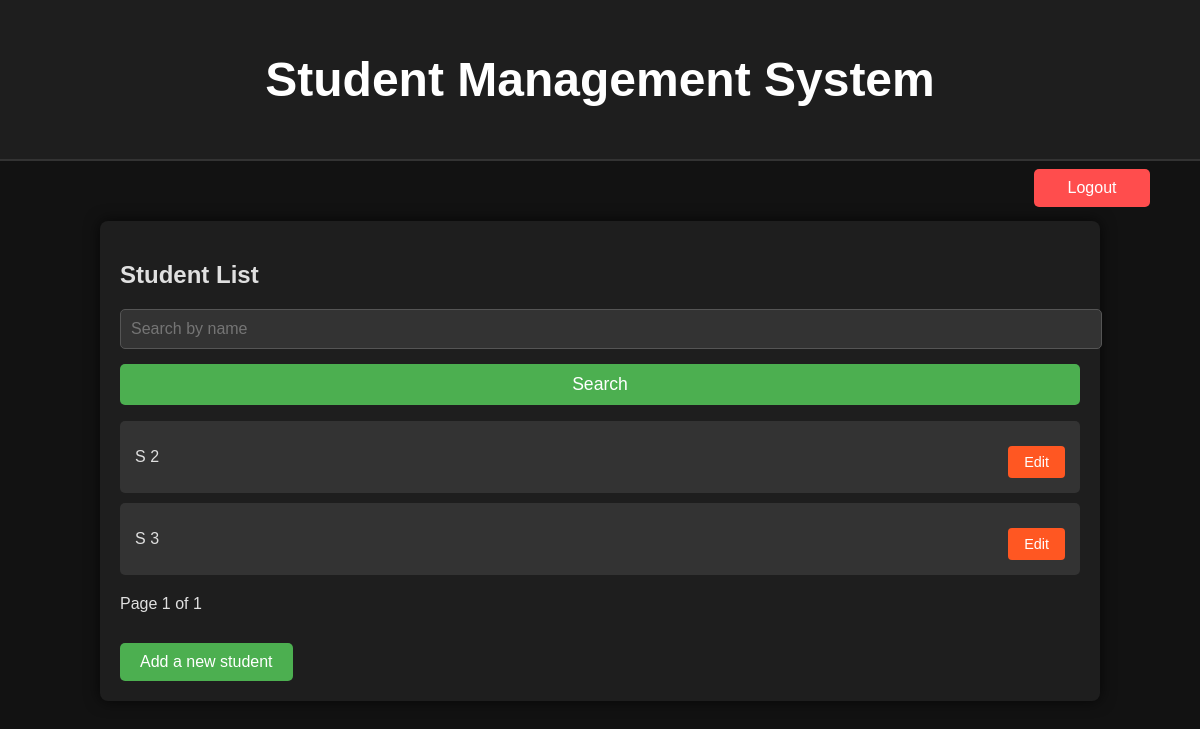
Before: / (signed in) with the older database file.
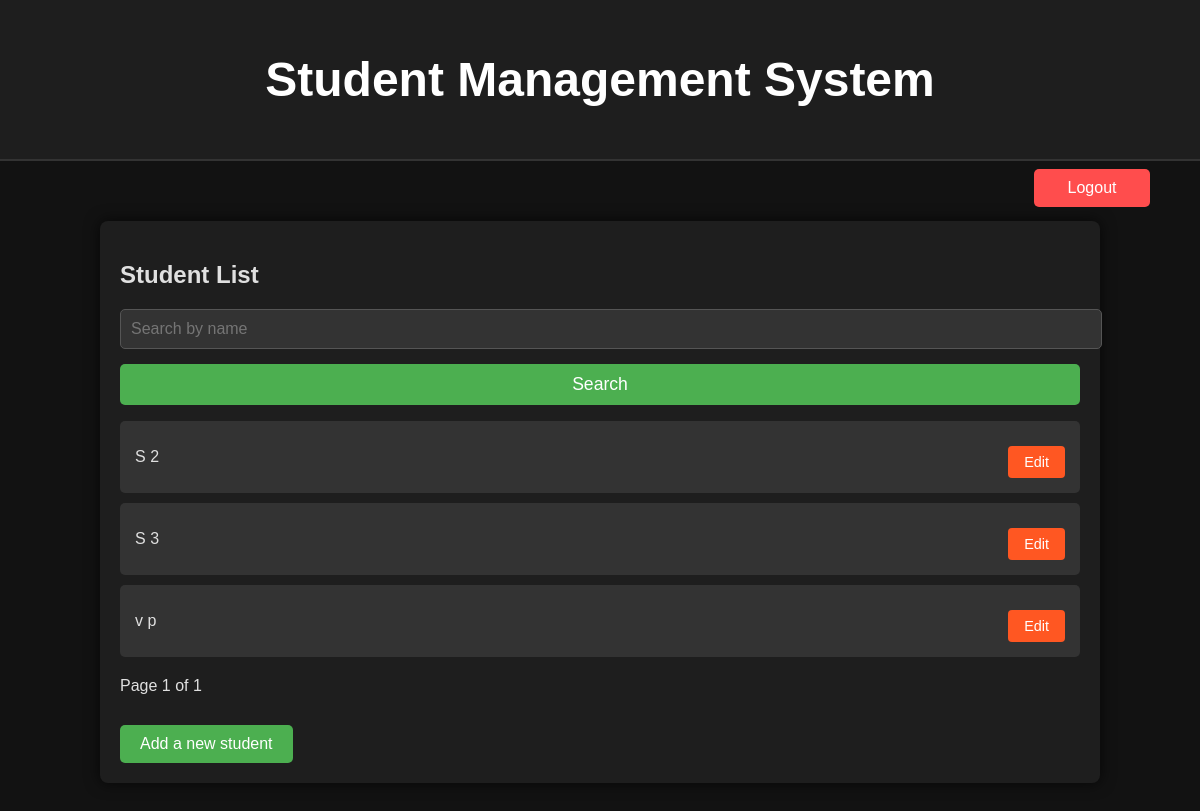
After: the same page with the newer database file.
### student/models.py (models this page shows)
class Student(models.Model):
    first_name = models.CharField(max_length=100)
    last_name = models.CharField(max_length=100)
    enrollment_date = models.DateField()
    grade = models.IntegerField()  # Ensure grade is an IntegerField
    email = models.EmailField()
    date_of_birth = models.DateField()

### student/views.py (the view)
# urls.py: path('', views.student_list, name='student_list'),  # List of all students
@login_required
def student_list(request):
    query = request.GET.get('q')  # Get the search query from the request
    if query:
        students = Student.objects.filter(
            first_name__icontains=query  # Filter by first name
        ) | Student.objects.filter(
            last_name__icontains=query  # Filter by last name
        )
    else:
        students = Student.objects.all()  # Show all students if no query
    paginator = Paginator(students, 5)  # Show 5 students per page
    page_number = request.GET.get('page')  # Get the page number from the request
    page_obj = paginator.get_page(page_number)  # Get the page object
    return render(request, 'students/student_list.html', {'page_obj': page_obj})

### student/templates/students/student_list.html (shortened to what this page needs)
{% extends 'base.html' %}
{% block content %}
    <h2>Student List</h2>
    <form method="GET" action="{% url 'student_list' %}">
        <input type="text" name="q" placeholder="Search by name" value="{{ request.GET.q }}">
        <button type="submit">Search</button>
    </form>
    <ul class="student-list">
        {% for student in page_obj %}
            <li>
                <span>{{ student.first_name }} {{ student.last_name }}</span>
                <a href="{% url 'student_edit' student.id %}" class="button edit-button">Edit</a>
            </li>
        {% empty %}
            <li>No students found.</li>
        {% endfor %}
    </ul>
    <div class="pagination">
        <span>Page {{ page_obj.number }} of {{ page_obj.paginator.num_pages }}</span>
    </div>
    <a href="{% url 'student_create' %}" class="button">Add a new student</a>
{% endblock %}

Changed rows visible on the page:
added Student: first_name "v", last_name "p"
